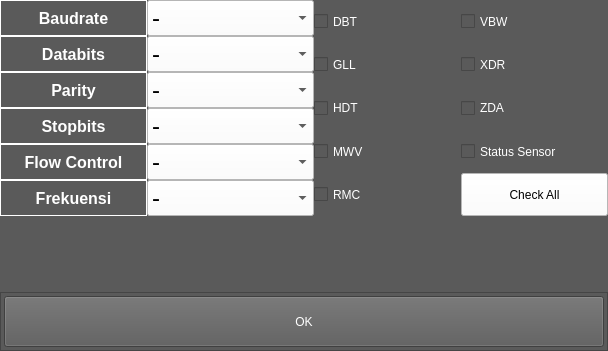
<?xml version="1.0" encoding="UTF-8"?>
<ui version="4.0">
 <class>program_channel_output_special</class>
 <widget class="QWidget" name="program_channel_output_special">
  <property name="geometry">
   <rect>
    <x>0</x>
    <y>0</y>
    <width>608</width>
    <height>351</height>
   </rect>
  </property>
  <property name="windowTitle">
   <string>Form</string>
  </property>
  <property name="styleSheet">
   <string notr="true">background-color: rgb(90, 90, 90);</string>
  </property>
  <layout class="QVBoxLayout" name="verticalLayout_11">
   <property name="spacing">
    <number>0</number>
   </property>
   <property name="margin">
    <number>0</number>
   </property>
   <item>
    <layout class="QHBoxLayout" name="horizontalLayout">
     <property name="spacing">
      <number>0</number>
     </property>
     <item>
      <layout class="QVBoxLayout" name="verticalLayout">
       <property name="spacing">
        <number>0</number>
       </property>
       <item>
        <widget class="QLabel" name="label_baudrate">
         <property name="font">
          <font>
           <pointsize>12</pointsize>
           <weight>75</weight>
           <bold>true</bold>
          </font>
         </property>
         <property name="styleSheet">
          <string notr="true">color: rgb(255, 255, 255);</string>
         </property>
         <property name="frameShape">
          <enum>QFrame::Panel</enum>
         </property>
         <property name="frameShadow">
          <enum>QFrame::Plain</enum>
         </property>
         <property name="lineWidth">
          <number>1</number>
         </property>
         <property name="text">
          <string>Baudrate</string>
         </property>
         <property name="alignment">
          <set>Qt::AlignCenter</set>
         </property>
        </widget>
       </item>
       <item>
        <widget class="QLabel" name="label_databits">
         <property name="font">
          <font>
           <pointsize>12</pointsize>
           <weight>75</weight>
           <bold>true</bold>
          </font>
         </property>
         <property name="styleSheet">
          <string notr="true">color: rgb(255, 255, 255);</string>
         </property>
         <property name="frameShape">
          <enum>QFrame::Panel</enum>
         </property>
         <property name="frameShadow">
          <enum>QFrame::Plain</enum>
         </property>
         <property name="lineWidth">
          <number>1</number>
         </property>
         <property name="text">
          <string>Databits</string>
         </property>
         <property name="alignment">
          <set>Qt::AlignCenter</set>
         </property>
        </widget>
       </item>
       <item>
        <widget class="QLabel" name="label_parity">
         <property name="font">
          <font>
           <pointsize>12</pointsize>
           <weight>75</weight>
           <bold>true</bold>
          </font>
         </property>
         <property name="styleSheet">
          <string notr="true">color: rgb(255, 255, 255);</string>
         </property>
         <property name="frameShape">
          <enum>QFrame::Panel</enum>
         </property>
         <property name="frameShadow">
          <enum>QFrame::Plain</enum>
         </property>
         <property name="lineWidth">
          <number>1</number>
         </property>
         <property name="text">
          <string>Parity</string>
         </property>
         <property name="alignment">
          <set>Qt::AlignCenter</set>
         </property>
        </widget>
       </item>
       <item>
        <widget class="QLabel" name="label_stopbits">
         <property name="font">
          <font>
           <pointsize>12</pointsize>
           <weight>75</weight>
           <bold>true</bold>
          </font>
         </property>
         <property name="styleSheet">
          <string notr="true">color: rgb(255, 255, 255);</string>
         </property>
         <property name="frameShape">
          <enum>QFrame::Panel</enum>
         </property>
         <property name="frameShadow">
          <enum>QFrame::Plain</enum>
         </property>
         <property name="lineWidth">
          <number>1</number>
         </property>
         <property name="text">
          <string>Stopbits</string>
         </property>
         <property name="alignment">
          <set>Qt::AlignCenter</set>
         </property>
        </widget>
       </item>
       <item>
        <widget class="QLabel" name="label_flow_control">
         <property name="font">
          <font>
           <pointsize>12</pointsize>
           <weight>75</weight>
           <bold>true</bold>
          </font>
         </property>
         <property name="styleSheet">
          <string notr="true">color: rgb(255, 255, 255);</string>
         </property>
         <property name="frameShape">
          <enum>QFrame::Panel</enum>
         </property>
         <property name="frameShadow">
          <enum>QFrame::Plain</enum>
         </property>
         <property name="lineWidth">
          <number>1</number>
         </property>
         <property name="text">
          <string>Flow Control</string>
         </property>
         <property name="alignment">
          <set>Qt::AlignCenter</set>
         </property>
        </widget>
       </item>
       <item>
        <widget class="QLabel" name="label_frekuensi">
         <property name="font">
          <font>
           <pointsize>12</pointsize>
           <weight>75</weight>
           <bold>true</bold>
          </font>
         </property>
         <property name="styleSheet">
          <string notr="true">color: rgb(255, 255, 255);</string>
         </property>
         <property name="frameShape">
          <enum>QFrame::Panel</enum>
         </property>
         <property name="frameShadow">
          <enum>QFrame::Plain</enum>
         </property>
         <property name="lineWidth">
          <number>1</number>
         </property>
         <property name="text">
          <string>Frekuensi</string>
         </property>
         <property name="alignment">
          <set>Qt::AlignCenter</set>
         </property>
        </widget>
       </item>
      </layout>
     </item>
     <item>
      <layout class="QVBoxLayout" name="verticalLayout_2">
       <property name="spacing">
        <number>0</number>
       </property>
       <item>
        <widget class="QComboBox" name="combo_baudrate">
         <property name="sizePolicy">
          <sizepolicy hsizetype="Preferred" vsizetype="Preferred">
           <horstretch>0</horstretch>
           <verstretch>0</verstretch>
          </sizepolicy>
         </property>
         <property name="font">
          <font>
           <pointsize>18</pointsize>
          </font>
         </property>
         <property name="focusPolicy">
          <enum>Qt::StrongFocus</enum>
         </property>
         <property name="styleSheet">
          <string notr="true">color: rgb(0, 0, 0);
background-color: rgb(255, 255, 255);</string>
         </property>
         <item>
          <property name="text">
           <string>-</string>
          </property>
         </item>
         <item>
          <property name="text">
           <string>1200</string>
          </property>
         </item>
         <item>
          <property name="text">
           <string>2400</string>
          </property>
         </item>
         <item>
          <property name="text">
           <string>4800</string>
          </property>
         </item>
         <item>
          <property name="text">
           <string>9600</string>
          </property>
         </item>
         <item>
          <property name="text">
           <string>38400</string>
          </property>
         </item>
         <item>
          <property name="text">
           <string>115200</string>
          </property>
         </item>
         <item>
          <property name="text">
           <string>829440</string>
          </property>
         </item>
        </widget>
       </item>
       <item>
        <widget class="QComboBox" name="combo_databits">
         <property name="sizePolicy">
          <sizepolicy hsizetype="Preferred" vsizetype="Preferred">
           <horstretch>0</horstretch>
           <verstretch>0</verstretch>
          </sizepolicy>
         </property>
         <property name="font">
          <font>
           <pointsize>18</pointsize>
          </font>
         </property>
         <property name="focusPolicy">
          <enum>Qt::StrongFocus</enum>
         </property>
         <property name="styleSheet">
          <string notr="true">color: rgb(0, 0, 0);
background-color: rgb(255, 255, 255);</string>
         </property>
         <item>
          <property name="text">
           <string>-</string>
          </property>
         </item>
         <item>
          <property name="text">
           <string>5</string>
          </property>
         </item>
         <item>
          <property name="text">
           <string>6</string>
          </property>
         </item>
         <item>
          <property name="text">
           <string>7</string>
          </property>
         </item>
         <item>
          <property name="text">
           <string>8</string>
          </property>
         </item>
        </widget>
       </item>
       <item>
        <widget class="QComboBox" name="combo_parity">
         <property name="sizePolicy">
          <sizepolicy hsizetype="Preferred" vsizetype="Preferred">
           <horstretch>0</horstretch>
           <verstretch>0</verstretch>
          </sizepolicy>
         </property>
         <property name="font">
          <font>
           <pointsize>18</pointsize>
          </font>
         </property>
         <property name="focusPolicy">
          <enum>Qt::StrongFocus</enum>
         </property>
         <property name="styleSheet">
          <string notr="true">color: rgb(0, 0, 0);
background-color: rgb(255, 255, 255);</string>
         </property>
         <item>
          <property name="text">
           <string>-</string>
          </property>
         </item>
         <item>
          <property name="text">
           <string>NONE</string>
          </property>
         </item>
         <item>
          <property name="text">
           <string>ODD</string>
          </property>
         </item>
         <item>
          <property name="text">
           <string>EVEN</string>
          </property>
         </item>
        </widget>
       </item>
       <item>
        <widget class="QComboBox" name="combo_stopbits">
         <property name="sizePolicy">
          <sizepolicy hsizetype="Preferred" vsizetype="Preferred">
           <horstretch>0</horstretch>
           <verstretch>0</verstretch>
          </sizepolicy>
         </property>
         <property name="font">
          <font>
           <pointsize>18</pointsize>
          </font>
         </property>
         <property name="focusPolicy">
          <enum>Qt::StrongFocus</enum>
         </property>
         <property name="styleSheet">
          <string notr="true">color: rgb(0, 0, 0);
background-color: rgb(255, 255, 255);</string>
         </property>
         <item>
          <property name="text">
           <string>-</string>
          </property>
         </item>
         <item>
          <property name="text">
           <string>1</string>
          </property>
         </item>
         <item>
          <property name="text">
           <string>2</string>
          </property>
         </item>
        </widget>
       </item>
       <item>
        <widget class="QComboBox" name="combo_flow_control">
         <property name="sizePolicy">
          <sizepolicy hsizetype="Preferred" vsizetype="Preferred">
           <horstretch>0</horstretch>
           <verstretch>0</verstretch>
          </sizepolicy>
         </property>
         <property name="font">
          <font>
           <pointsize>18</pointsize>
          </font>
         </property>
         <property name="focusPolicy">
          <enum>Qt::StrongFocus</enum>
         </property>
         <property name="styleSheet">
          <string notr="true">color: rgb(0, 0, 0);
background-color: rgb(255, 255, 255);</string>
         </property>
         <item>
          <property name="text">
           <string>-</string>
          </property>
         </item>
         <item>
          <property name="text">
           <string>OFF</string>
          </property>
         </item>
         <item>
          <property name="text">
           <string>HARDWARE</string>
          </property>
         </item>
         <item>
          <property name="text">
           <string>XON/XOFF</string>
          </property>
         </item>
        </widget>
       </item>
       <item>
        <widget class="QComboBox" name="combo_frekuensi">
         <property name="sizePolicy">
          <sizepolicy hsizetype="Preferred" vsizetype="Preferred">
           <horstretch>0</horstretch>
           <verstretch>0</verstretch>
          </sizepolicy>
         </property>
         <property name="font">
          <font>
           <pointsize>18</pointsize>
          </font>
         </property>
         <property name="focusPolicy">
          <enum>Qt::StrongFocus</enum>
         </property>
         <property name="styleSheet">
          <string notr="true">color: rgb(0, 0, 0);
background-color: rgb(255, 255, 255);</string>
         </property>
         <item>
          <property name="text">
           <string>-</string>
          </property>
         </item>
         <item>
          <property name="text">
           <string>1</string>
          </property>
         </item>
         <item>
          <property name="text">
           <string>5</string>
          </property>
         </item>
         <item>
          <property name="text">
           <string>10</string>
          </property>
         </item>
         <item>
          <property name="text">
           <string>50</string>
          </property>
         </item>
        </widget>
       </item>
      </layout>
     </item>
     <item>
      <layout class="QVBoxLayout" name="verticalLayout_3">
       <property name="spacing">
        <number>0</number>
       </property>
       <property name="leftMargin">
        <number>0</number>
       </property>
       <item>
        <widget class="QCheckBox" name="checkBox_dbt">
         <property name="sizePolicy">
          <sizepolicy hsizetype="Preferred" vsizetype="Preferred">
           <horstretch>0</horstretch>
           <verstretch>0</verstretch>
          </sizepolicy>
         </property>
         <property name="styleSheet">
          <string notr="true">color: rgb(255, 255, 255);
font: 75 18pt &quot;Ubuntu&quot;;</string>
         </property>
         <property name="text">
          <string>DBT</string>
         </property>
        </widget>
       </item>
       <item>
        <widget class="QCheckBox" name="checkBox_gll">
         <property name="sizePolicy">
          <sizepolicy hsizetype="Preferred" vsizetype="Preferred">
           <horstretch>0</horstretch>
           <verstretch>0</verstretch>
          </sizepolicy>
         </property>
         <property name="styleSheet">
          <string notr="true">color: rgb(255, 255, 255);
font: 75 18pt &quot;Ubuntu&quot;;</string>
         </property>
         <property name="text">
          <string>GLL</string>
         </property>
        </widget>
       </item>
       <item>
        <widget class="QCheckBox" name="checkBox_hdt">
         <property name="sizePolicy">
          <sizepolicy hsizetype="Preferred" vsizetype="Preferred">
           <horstretch>0</horstretch>
           <verstretch>0</verstretch>
          </sizepolicy>
         </property>
         <property name="styleSheet">
          <string notr="true">color: rgb(255, 255, 255);
font: 75 18pt &quot;Ubuntu&quot;;</string>
         </property>
         <property name="text">
          <string>HDT</string>
         </property>
        </widget>
       </item>
       <item>
        <widget class="QCheckBox" name="checkBox_mwv">
         <property name="sizePolicy">
          <sizepolicy hsizetype="Preferred" vsizetype="Preferred">
           <horstretch>0</horstretch>
           <verstretch>0</verstretch>
          </sizepolicy>
         </property>
         <property name="styleSheet">
          <string notr="true">color: rgb(255, 255, 255);
font: 75 18pt &quot;Ubuntu&quot;;</string>
         </property>
         <property name="text">
          <string>MWV</string>
         </property>
        </widget>
       </item>
       <item>
        <widget class="QCheckBox" name="checkBox_rmc">
         <property name="sizePolicy">
          <sizepolicy hsizetype="Preferred" vsizetype="Preferred">
           <horstretch>0</horstretch>
           <verstretch>0</verstretch>
          </sizepolicy>
         </property>
         <property name="styleSheet">
          <string notr="true">color: rgb(255, 255, 255);
font: 75 18pt &quot;Ubuntu&quot;;</string>
         </property>
         <property name="text">
          <string>RMC</string>
         </property>
         <property name="checkable">
          <bool>true</bool>
         </property>
         <property name="checked">
          <bool>false</bool>
         </property>
        </widget>
       </item>
      </layout>
     </item>
     <item>
      <layout class="QVBoxLayout" name="verticalLayout_4">
       <property name="spacing">
        <number>0</number>
       </property>
       <property name="leftMargin">
        <number>0</number>
       </property>
       <item>
        <widget class="QCheckBox" name="checkBox_vbw">
         <property name="sizePolicy">
          <sizepolicy hsizetype="Preferred" vsizetype="Preferred">
           <horstretch>0</horstretch>
           <verstretch>0</verstretch>
          </sizepolicy>
         </property>
         <property name="styleSheet">
          <string notr="true">color: rgb(255, 255, 255);
font: 75 18pt &quot;Ubuntu&quot;;</string>
         </property>
         <property name="text">
          <string>VBW</string>
         </property>
        </widget>
       </item>
       <item>
        <widget class="QCheckBox" name="checkBox_xdr">
         <property name="sizePolicy">
          <sizepolicy hsizetype="Preferred" vsizetype="Preferred">
           <horstretch>0</horstretch>
           <verstretch>0</verstretch>
          </sizepolicy>
         </property>
         <property name="styleSheet">
          <string notr="true">color: rgb(255, 255, 255);
font: 75 18pt &quot;Ubuntu&quot;;</string>
         </property>
         <property name="text">
          <string>XDR</string>
         </property>
        </widget>
       </item>
       <item>
        <widget class="QCheckBox" name="checkBox_zda">
         <property name="sizePolicy">
          <sizepolicy hsizetype="Preferred" vsizetype="Preferred">
           <horstretch>0</horstretch>
           <verstretch>0</verstretch>
          </sizepolicy>
         </property>
         <property name="styleSheet">
          <string notr="true">color: rgb(255, 255, 255);
font: 75 18pt &quot;Ubuntu&quot;;</string>
         </property>
         <property name="text">
          <string>ZDA</string>
         </property>
        </widget>
       </item>
       <item>
        <widget class="QCheckBox" name="checkBox_status_sensor">
         <property name="sizePolicy">
          <sizepolicy hsizetype="Preferred" vsizetype="Preferred">
           <horstretch>0</horstretch>
           <verstretch>0</verstretch>
          </sizepolicy>
         </property>
         <property name="styleSheet">
          <string notr="true">color: rgb(255, 255, 255);
font: 75 18pt &quot;Ubuntu&quot;;</string>
         </property>
         <property name="text">
          <string>Status Sensor</string>
         </property>
        </widget>
       </item>
       <item>
        <widget class="QPushButton" name="pushButton">
         <property name="sizePolicy">
          <sizepolicy hsizetype="Preferred" vsizetype="Preferred">
           <horstretch>0</horstretch>
           <verstretch>0</verstretch>
          </sizepolicy>
         </property>
         <property name="styleSheet">
          <string notr="true">color: rgb(0, 0, 0);
font: 75 18pt &quot;Ubuntu&quot;;
background-color: rgb(255, 255, 255);</string>
         </property>
         <property name="text">
          <string>Check All</string>
         </property>
        </widget>
       </item>
      </layout>
     </item>
    </layout>
   </item>
   <item>
    <layout class="QVBoxLayout" name="verticalLayout_10">
     <item>
      <spacer name="verticalSpacer_3">
       <property name="orientation">
        <enum>Qt::Vertical</enum>
       </property>
       <property name="sizeType">
        <enum>QSizePolicy::Fixed</enum>
       </property>
       <property name="sizeHint" stdset="0">
        <size>
         <width>20</width>
         <height>76</height>
        </size>
       </property>
      </spacer>
     </item>
     <item>
      <widget class="QFrame" name="frame">
       <property name="maximumSize">
        <size>
         <width>16777215</width>
         <height>76</height>
        </size>
       </property>
       <property name="frameShape">
        <enum>QFrame::StyledPanel</enum>
       </property>
       <property name="frameShadow">
        <enum>QFrame::Raised</enum>
       </property>
       <layout class="QVBoxLayout" name="verticalLayout_9">
        <property name="spacing">
         <number>0</number>
        </property>
        <property name="margin">
         <number>3</number>
        </property>
        <item>
         <widget class="QPushButton" name="pushButton_19">
          <property name="sizePolicy">
           <sizepolicy hsizetype="Minimum" vsizetype="Preferred">
            <horstretch>0</horstretch>
            <verstretch>0</verstretch>
           </sizepolicy>
          </property>
          <property name="contextMenuPolicy">
           <enum>Qt::NoContextMenu</enum>
          </property>
          <property name="styleSheet">
           <string notr="true">color: rgb(255, 255, 255);</string>
          </property>
          <property name="text">
           <string>OK</string>
          </property>
          <property name="default">
           <bool>false</bool>
          </property>
         </widget>
        </item>
       </layout>
      </widget>
     </item>
    </layout>
   </item>
  </layout>
 </widget>
 <resources/>
 <connections/>
</ui>
